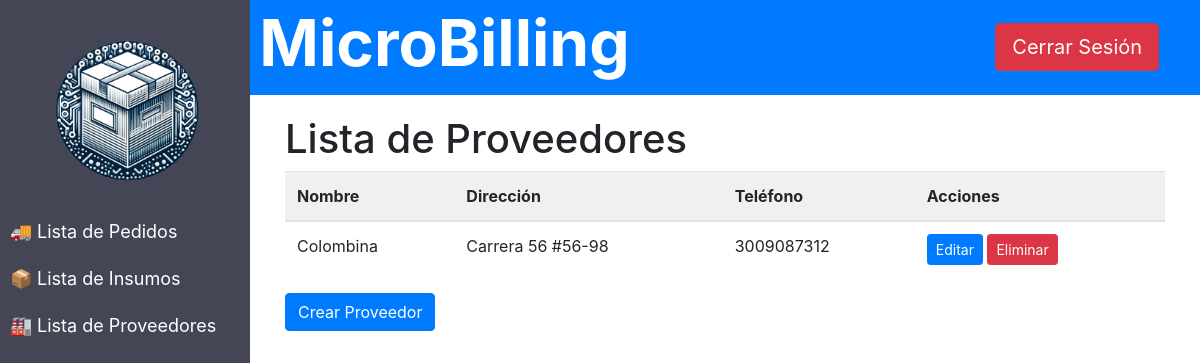
Page /proveedores/ (signed in) on the committed database.
### insumos_app/models.py (models this page shows, shortened)
class Proveedor(models.Model):
    nombre = models.CharField(max_length=100)
    direccion = models.CharField(max_length=200)
    telefono = models.CharField(max_length=20)

### insumos_app/views.py (the view)
# urls.py: path('proveedores/', views.lista_proveedores, name='lista_proveedores'),
@login_required
def lista_proveedores(request):
    proveedores = Proveedor.objects.all()
    return render(request, 'lista_proveedores.html', {'proveedores': proveedores})

### insumos_app/templates/lista_proveedores.html (shortened to what this page needs)
<!DOCTYPE html>
<html lang="es">
<head>
    <link rel="stylesheet" href="https://stackpath.bootstrapcdn.com/bootstrap/4.5.2/css/bootstrap.min.css">
</head>
<body>
    <header>
        <h1 class="title">MicroBilling</h1>
        <div class="logout_button">
            <a href="{% url 'logout' %}" class="btn btn-danger btn-lg">Cerrar Sesión</a>
        </div>
    </header>
<div class="sidebar">
    <center><img src="../../media/logo.png" width="75%"></center>
    <a href="{% url 'lista_pedidos' %}">🚚 Lista de Pedidos</a>
    <a href="{% url 'lista_insumos' %}">📦 Lista de Insumos</a>
    <a href="{% url 'lista_proveedores' %}">🏭 Lista de Proveedores</a>
</div>
<div class="main-content">
    <div class="container">
        <h1>Lista de Proveedores</h1>
        <table class="table">
            <thead>
                <tr>
                    <th>Nombre</th>
                    <th>Dirección</th>
                    <th>Teléfono</th>
                    <th>Acciones</th>
                </tr>
            </thead>
            <tbody>
                {% for proveedor in proveedores %}
                <tr>
                    <td>{{ proveedor.nombre }}</td>
                    <td>{{ proveedor.direccion }}</td>
                    <td>{{ proveedor.telefono }}</td>
                    <td>
                        <a href="{% url 'editar_proveedor' proveedor.id %}" class="btn btn-primary btn-sm">Editar</a>
                        <a href="{% url 'eliminar_proveedor' proveedor.id %}" class="btn btn-danger btn-sm">Eliminar</a>
                    </td>
                </tr>
                {% endfor %}
            </tbody>
        </table>
        <div class="cbutton-right">
                <a href="{% url 'crear_proveedor' %}" class="btn btn-primary">Crear Proveedor</a>
    </div>
</div>
</body>
</html>

### insumos_app/templates/lista_proveedores.html (style rules this page uses)
.sidebar { height: 100%; width: 250px; position: fixed; top: 0; left: 0; background-color: #007bff; padding-top: 20px; }
.sidebar img { max-width: 100%; height: auto; }
.sidebar a { padding: 10px; text-decoration: none; font-size: 18px; color: white; display: block; }
.main-content { margin-left: 250px; padding: 20px; }
.table { width: 100%; }
.table thead { background-color: #f0f0f0; }
header { background-color: #007bff; display: flex; height: 100%; justify-content: space-between; align-items: center; padding: 5px 0 5px 0; }
.logout_button { transform: translateX(-25%); }
.title { transform: translateX(70%); font-weight: bold; color: #FFF; font-size: 4rem; }
.sidebar { height: 100%; width: 250px; position: fixed; top: 0; left: 0; background-color: #444655; padding-top: 20px; }

### rows in the picture
Proveedor: nombre "Colombina", direccion "Carrera 56 #56-98", telefono "3009087312"
